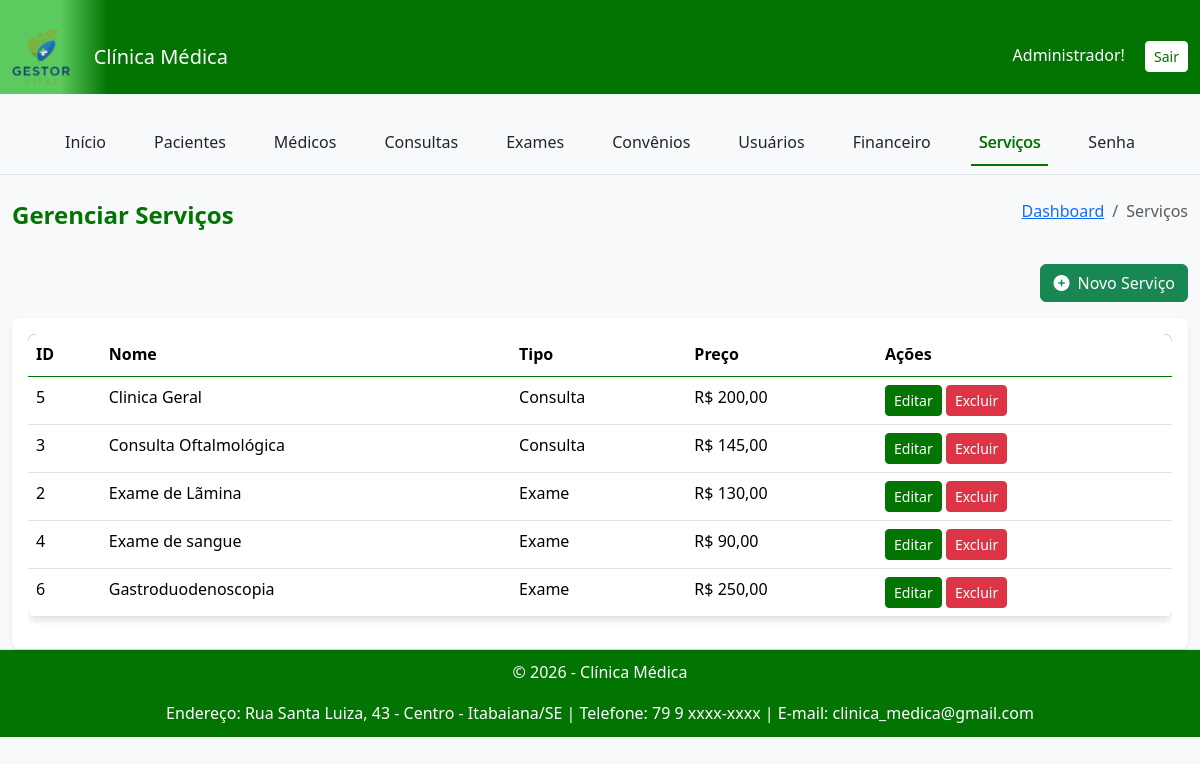
The page /clinica_medica/private/administrador/listar_servicos.php (signed in) on the database its author committed.
### tables this page shows
CREATE TABLE `identidade_clinica` (
  `id` int(11) NOT NULL,
  `nome_clinica` varchar(255) NOT NULL,
  `url_logo` varchar(255) DEFAULT NULL,
  `endereco` varchar(255) DEFAULT NULL,
  `telefone` varchar(20) DEFAULT NULL,
  `email` varchar(100) DEFAULT NULL,
  `ultimo_update` timestamp NOT NULL DEFAULT CURRENT_TIMESTAMP ON UPDATE CURRENT_TIMESTAMP,
  `cor_primaria` varchar(7) DEFAULT '#007bff'
);

CREATE TABLE `servicos` (
  `id` int(11) NOT NULL,
  `nome` varchar(255) NOT NULL,
  `preco` decimal(10,2) NOT NULL,
  `tipo` enum('Consulta','Exame') NOT NULL,
  `descricao` text,
  `data_criacao` timestamp NOT NULL DEFAULT CURRENT_TIMESTAMP
);

### config/helpers.php (called while the page is built, shortened)
<?php
function get_contrast_color($hexcolor) {
    $hexcolor = ltrim($hexcolor, '#');
    $r = hexdec(substr($hexcolor, 0, 2));
    $g = hexdec(substr($hexcolor, 2, 2));
    $b = hexdec(substr($hexcolor, 4, 2));
    $luminance = (0.299 * $r + 0.587 * $g + 0.114 * $b) / 255;
    return $luminance > 0.5 ? '#000000' : '#FFFFFF';
}
?>

### clinica_medica/private/administrador/listar_servicos.php (the view, shortened to what this page needs)
<?php
require_once __DIR__ . '/../../config/config.php';
include_once __DIR__ . '/../includes/cabecalho.php';
include_once __DIR__ . '/../includes/menu.php';
try {
    $sql = "SELECT id, nome, preco, tipo FROM servicos ORDER BY tipo, nome";
    $stmt = $conn->prepare($sql);
    $stmt->execute();
    $result = $stmt->get_result();
} catch (Exception $e) {
    $mensagem_erro = "Erro ao carregar serviços: " . $e->getMessage();
    $result = false;
}
?>
<div class="container mt-4">
    <div class="d-flex justify-content-between align-items-center mb-4">
        <h4>Gerenciar Serviços</h4>
        <nav aria-label="breadcrumb">
            <ol class="breadcrumb">
                <li class="breadcrumb-item"><a href="../dashboard.php">Dashboard</a></li>
                <li class="breadcrumb-item active" aria-current="page">Serviços</li>
            </ol>
        </nav>
    </div>
    <div class="d-flex justify-content-end mb-3">
        <a href="cadastrar_servico.php" class="btn btn-success">
            <i class="fas fa-plus-circle me-2"></i>Novo Serviço
        </a>
    </div>
    <?php if ($result && $result->num_rows > 0): ?>
        <div class="card shadow-sm">
            <div class="card-body">
                <div class="table-responsive">
                    <table class="table table-hover">
                        <thead>
                            <tr>
                                <th>ID</th>
                                <th>Nome</th>
                                <th>Tipo</th>
                                <th>Preço</th>
                                <th>Ações</th>
                            </tr>
                        </thead>
                        <tbody>
                            <?php while ($servico = $result->fetch_assoc()): ?>
                                <tr>
                                    <td><?= htmlspecialchars($servico['id']) ?></td>
                                    <td><?= htmlspecialchars($servico['nome']) ?></td>
                                    <td><?= htmlspecialchars($servico['tipo']) ?></td>
                                    <td>R$ <?= number_format($servico['preco'], 2, ',', '.') ?></td>
                                   <td>
    <a href="editar_servicos.php?id=<?= $servico['id'] ?>" class="btn btn-sm btn-primary">Editar</a>
    <a href="excluir_servico.php?id=<?= $servico['id'] ?>" class="btn btn-sm btn-danger" onclick="return confirm('Tem certeza que deseja excluir este serviço?');">Excluir</a>
</td>
                                </tr>
                            <?php endwhile; ?>
                        </tbody>
                    </table>
                </div>
            </div>
        </div>
    <?php else: ?>
        <div class="alert alert-info" role="alert">Nenhum serviço cadastrado.</div>
    <?php endif; ?>
</div>
<?php
include_once __DIR__ . '/../includes/rodape.php';
?>

### clinica_medica/private/includes/cabecalho.php (shortened to what this page needs)
<?php
require_once __DIR__ . '/../../config/config.php';
require_once __DIR__ . '/../../../config/helpers.php';
$caminho_base_do_projeto = '/';
$nome_clinica = "Clínica Médica";
$url_logo = "logo_padrao.png";
$cor_primaria = "#007bff";
try {
    $sql = "SELECT nome_clinica, url_logo, cor_primaria FROM identidade_clinica ORDER BY id DESC LIMIT 1";
    $result = $conn->query($sql);
    if ($result && $result->num_rows > 0) {
        $identidade = $result->fetch_assoc();
        $nome_clinica = htmlspecialchars($identidade['nome_clinica']);
        if (!empty($identidade['url_logo'])) {
            $url_logo = htmlspecialchars($identidade['url_logo']);
        }
        if (!empty($identidade['cor_primaria'])) {
            $cor_primaria = htmlspecialchars($identidade['cor_primaria']);
        }
    }
} catch (Exception $e) {
    error_log("Erro ao buscar identidade da clínica: " . $e->getMessage());
}
$nome_pasta_clinica = 'clinica_medica';
$caminho_base_clinica_publica = $caminho_base_do_projeto . $nome_pasta_clinica . '/public/';
$caminho_base_clinica_uploads = $caminho_base_do_projeto . $nome_pasta_clinica . '/';
$cor_contraste = get_contrast_color($cor_primaria);
?>
<!DOCTYPE html>
<html lang="pt-br">
<head>
    <link href="https://cdn.jsdelivr.net/npm/bootstrap@5.3.2/dist/css/bootstrap.min.css" rel="stylesheet">
    <link rel="stylesheet" href="https://cdnjs.cloudflare.com/ajax/libs/font-awesome/6.5.2/css/all.min.css">
    <link rel="stylesheet" href="<?= $caminho_base_clinica_publica . 'assets/css/style.css' ?>">
</head>
<body>
<nav class="navbar navbar-expand-lg navbar-dark navbar-custom">
    <div class="container-fluid">
        <a class="navbar-brand" href="../dashboard.php">
            <img src="<?= $caminho_base_clinica_uploads . $url_logo ?>" alt="Logo da <?= $nome_clinica ?>" class="logo-img">
            <span class="ms-2"><?= $nome_clinica ?></span>
        </a>
        <div>
            <span class="me-3" style="color: <?= $cor_contraste ?>;"><?= htmlspecialchars($_SESSION['usuario_nome']); ?>!</span>
            <a href="<?= $caminho_base_do_projeto ?>logout.php" class="btn btn-sm btn-custom-logout">Sair</a>
        </div>
    </div>
</nav>
<div class="container-fluid">
    <div class="row">

### clinica_medica/private/includes/menu.php (shortened to what this page needs)
<?php
$caminho_base_do_projeto = '/';
$nivel_acesso = $_SESSION['nivel_acesso'] ?? '';
$id_clinica = $_SESSION['id_clinica'] ?? 'clinica_medica';
$is_admin = $nivel_acesso === 'administrador';
$is_recepcao = $nivel_acesso === 'recepcao';
$is_medico = $nivel_acesso === 'medico';
$is_financeiro = $nivel_acesso === 'financeiro';
$menu_items = [];
$caminho_base_clinica = $caminho_base_do_projeto . $id_clinica . '/private/';
if ($is_admin) {
    $menu_items = [
        'Início' => $caminho_base_clinica . 'dashboard.php',
        'Pacientes' => $caminho_base_clinica . 'pacientes/listar.php',
        'Médicos' => $caminho_base_clinica . 'medicos/listar.php',
        'Consultas' => $caminho_base_clinica . 'consultas/listar.php',
        'Exames' => $caminho_base_clinica . 'exames/listar_exames.php',
        'Convênios' => $caminho_base_clinica . 'convenios/listar.php',
        'Usuários' => $caminho_base_clinica . 'usuarios/listar.php',
        'Financeiro' => $caminho_base_clinica . 'financeiro/dashboard_financeiro.php',
        'Serviços' => $caminho_base_clinica . 'administrador/listar_servicos.php',
        'Senha' => $caminho_base_clinica . 'usuarios/alterar_senha.php',
    ];
}
$current_path = strtok($_SERVER['REQUEST_URI'], '?');
?>
<nav class="navbar navbar-expand-lg border-bottom justify-content-center menu-custom">
    <div class="container justify-content-center">
        <ul class="navbar-nav mb-2 mb-lg-0 justify-content-center">
            <?php foreach ($menu_items as $nome => $url): ?>
                <?php
                $is_active = (strpos($current_path, $url) !== false);
                ?>
                <li class="nav-item mx-3">
                    <a class="nav-link <?= $is_active ? 'active' : '' ?>" href="<?= htmlspecialchars($url) ?>">
                        <?= htmlspecialchars($nome) ?>
                    </a>
                </li>
            <?php endforeach; ?>
        </ul>
    </div>
</nav>

### clinica_medica/private/includes/rodape.php (shortened to what this page needs)
<?php
$dados_rodape = [
    'nome_clinica' => 'Clínica Médica',
    'endereco' => '',
    'telefone' => '',
    'email' => '',
    'cor_primaria' => '#f8f9fa'
];
try {
    if (isset($conn) && $conn->ping()) {
        $sql = "SELECT nome_clinica, endereco, telefone, email, cor_primaria FROM identidade_clinica ORDER BY id DESC LIMIT 1";
        $result = $conn->query($sql);
        if ($result && $result->num_rows > 0) {
            $dados_rodape = $result->fetch_assoc();
        }
    }
} catch (Exception $e) {
    error_log("Erro ao buscar dados do rodapé: " . $e->getMessage());
}
?>
    <footer style="text-align: center; padding: 10px; background-color: <?= htmlspecialchars($dados_rodape['cor_primaria']) ?>; color: white; border-top: 1px solid #dee2e6;">
        <p>&copy; <?= date('Y') ?> - <?= htmlspecialchars($dados_rodape['nome_clinica']) ?></p>
        <p style="margin-bottom: 0;">
            Endereço: <?= htmlspecialchars($dados_rodape['endereco']) ?> |
            Telefone: <?= htmlspecialchars($dados_rodape['telefone']) ?> |
            E-mail: <?= htmlspecialchars($dados_rodape['email']) ?>
        </p>
    </footer>
</body>
</html>

### clinica_medica/public/assets/css/style.css (style rules this page uses)
:root { --primary-color: #007bff; --secondary-color: #6c757d; --background-color: #f8f9fa; --text-color: #343a40; --shadow-light: 0 4px 6px rgba(0, 0, 0, 0.1); --border-radius: 8px; }
body { overflow-y: scroll; background-color: var(--background-color); color: var(--text-color); font-family: 'Segoe UI', 'Roboto', 'Helvetica Neue', Arial, sans-serif; line-height: 1.6; }
h1, h2, h3, h4, h5, h6 { color: var(--primary-color); font-weight: 600; }
.container-fluid { padding-top: 20px; }
.card { border: none; border-radius: var(--border-radius); box-shadow: var(--shadow-light); transition: transform 0.3s ease, box-shadow 0.3s ease; }
.btn-primary { background-color: var(--primary-color); border-color: var(--primary-color); transition: background-color 0.3s ease; }
.table { box-shadow: var(--shadow-light); border-radius: var(--border-radius); overflow: hidden; }
.nav-item .nav-link { border-bottom: 2px solid transparent; transition: border-bottom 0.3s ease; }
.navbar-custom { min-height: 60px; }
.navbar-brand { height: 100%; padding-top: 0; padding-bottom: 0; display: flex; align-items: center; }
.logo-img { height: 98%; max-height: 50px; width: auto; object-fit: contain; }
.table thead { background-color: var(--primary-color); color: #fff; border-color: var(--primary-color); }

### rows shown on the page
identidade_clinica: url_logo (picture), nome_clinica "Clínica Médica", endereco "Rua Santa Luiza, 43 - Centro - Itabaiana/SE", telefone "79 9 xxxx-xxxx", email "clinica_medica@gmail.com"
servicos: id "5", nome "Clinica Geral", tipo "Consulta", preco "200,00"
servicos: id "3", nome "Consulta Oftalmológica", tipo "Consulta", preco "145,00"
servicos: id "2", nome "Exame de Lãmina", tipo "Exame", preco "130,00"
servicos: id "4", nome "Exame de sangue", tipo "Exame", preco "90,00"
servicos: id "6", nome "Gastroduodenoscopia", tipo "Exame", preco "250,00"

### other values the page prints
$_SESSION['usuario_nome'] "Administrador"
$nome "Início"
$nome "Pacientes"
$nome "Médicos"
$nome "Consultas"
$nome "Exames"
$nome "Convênios"
$nome "Usuários"
$nome "Financeiro"
$nome "Serviços"
$nome "Senha"
